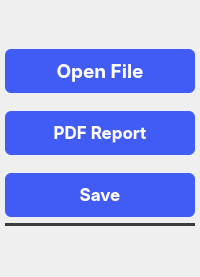
     <widget class="QWidget" name="rightwidget" native="true">
      <layout class="QVBoxLayout" name="verticalLayout">
       <property name="leftMargin">
        <number>5</number>
       </property>
       <property name="topMargin">
        <number>37</number>
       </property>
       <property name="rightMargin">
        <number>5</number>
       </property>
       <item>
        <widget class="QPushButton" name="importButton">
         <property name="font">
          <font>
           <family>-apple-system</family>
           <pointsize>14</pointsize>
           <bold>true</bold>
          </font>
         </property>
         <property name="styleSheet">
          <string notr="true">
  appearance: button;
  backface-visibility: hidden;
  background-color: #405cf5;
  border-radius: 6px;
  border-width: 0;
  box-shadow: rgba(50, 50, 93, .1) 0 0 0 1px inset,rgba(50, 50, 93, .1) 0 2px 5px 0,rgba(0, 0, 0, .07) 0 1px 1px 0;
  box-sizing: border-box;
  color: #fff;
  cursor: pointer;
  font-family: -apple-system,system-ui,&quot;Segoe UI&quot;,Roboto,&quot;Helvetica Neue&quot;,Ubuntu,sans-serif;
  font-size: 100%;
  height: 44px;
  line-height: 1.15;
  margin: 12px 0 0;
  outline: none;
  overflow: hidden;
  padding: 0 10px;
  position: relative;
  text-align: center;
  text-transform: none;
  transform: translateZ(0);
  transition: all .2s,box-shadow .08s ease-in;
  touch-action: manipulation;
  width: 100%;

</string>
         </property>
         <property name="text">
          <string>Open File</string>
         </property>
         <property name="icon">
          <iconset resource="resourrces.qrc">
           <normaloff>Icons/upload-.svg</normaloff>Icons/upload-.svg</iconset>
         </property>
         <property name="iconSize">
          <size>
           <width>25</width>
           <height>25</height>
          </size>
         </property>
        </widget>
       </item>
       <item>
        <widget class="QPushButton" name="reportButton">
         <property name="font">
          <font>
           <family>-apple-system</family>
           <pointsize>-1</pointsize>
           <bold>true</bold>
          </font>
         </property>
         <property name="styleSheet">
          <string notr="true">
  appearance: button;
  backface-visibility: hidden;
  background-color: #405cf5;
  border-radius: 6px;
  border-width: 0;
  box-shadow: rgba(50, 50, 93, .1) 0 0 0 1px inset,rgba(50, 50, 93, .1) 0 2px 5px 0,rgba(0, 0, 0, .07) 0 1px 1px 0;
  box-sizing: border-box;
  color: #fff;
  cursor: pointer;
  font-family: -apple-system,system-ui,&quot;Segoe UI&quot;,Roboto,&quot;Helvetica Neue&quot;,Ubuntu,sans-serif;
  font-size: 17px;
  height: 44px;
  line-height: 1.15;
  margin: 12px 0 0;
  outline: none;
  overflow: hidden;
  padding: 0 10px;
  position: relative;
  text-align: center;
  text-transform: none;
  transform: translateZ(0);
  transition: all .2s,box-shadow .08s ease-in;
  user-select: none;
  -webkit-user-select: none;
  touch-action: manipulation;
  width: 100%;

</string>
         </property>
         <property name="text">
          <string>PDF Report</string>
         </property>
         <property name="icon">
          <iconset resource="resourrces.qrc">
           <normaloff>Icons/book-2-svgrepo-com.svg</normaloff>Icons/book-2-svgrepo-com.svg</iconset>
         </property>
         <property name="iconSize">
          <size>
           <width>25</width>
           <height>25</height>
          </size>
         </property>
        </widget>
       </item>
       <item>
        <widget class="QPushButton" name="saveButton">
         <property name="font">
          <font>
           <family>-apple-system</family>
           <pointsize>-1</pointsize>
           <bold>true</bold>
          </font>
         </property>
         <property name="styleSheet">
          <string notr="true">
  appearance: button;
  backface-visibility: hidden;
  background-color: #405cf5;
  border-radius: 6px;
  border-width: 0;
  box-shadow: rgba(50, 50, 93, .1) 0 0 0 1px inset,rgba(50, 50, 93, .1) 0 2px 5px 0,rgba(0, 0, 0, .07) 0 1px 1px 0;
  box-sizing: border-box;
  color: #fff;
  cursor: pointer;
  font-family: -apple-system,system-ui,&quot;Segoe UI&quot;,Roboto,&quot;Helvetica Neue&quot;,Ubuntu,sans-serif;
  font-size: 17px;
  height: 44px;
  line-height: 1.15;
  margin: 12px 0 0;
  outline: none;
  overflow: hidden;
  padding: 0 10px;
  position: relative;
  text-align: center;
  text-transform: none;
  transform: translateZ(0);
  transition: all .2s,box-shadow .08s ease-in;
  user-select: none;
  -webkit-user-select: none;
  touch-action: manipulation;
  width: 100%;

</string>
         </property>
         <property name="text">
          <string>Save</string>
         </property>
         <property name="icon">
          <iconset resource="resourrces.qrc">
           <normaloff>Icons/save.png</normaloff>Icons/save.png</iconset>
         </property>
         <property name="iconSize">
          <size>
           <width>40</width>
           <height>40</height>
          </size>
         </property>
        </widget>
       </item>
       <item>
        <widget class="Line" name="line_7">
         <property name="styleSheet">
          <string notr="true">/* Line style */

  /* Set the width of the line */
  width: 20px;

  /* Set the height of the line */
  height: 5px;

  /* Set the background color of the line */
  background-color: #3a3b3c;

  /* Set the border of the line */
  border: 10px;

  /* Set the border radius of the line */
  border-radius:5px;



</string>
         </property>
         <property name="orientation">
          <enum>Qt::Horizontal</enum>
         </property>
        </widget>
       </item>
       <item>
        <spacer name="verticalSpacer_2">
         <property name="orientation">
          <enum>Qt::Vertical</enum>
         </property>
         <property name="sizeHint" stdset="0">
          <size>
           <width>20</width>
           <height>40</height>
          </size>
         </property>
        </spacer>
       </item>
      </layout>
     </widget>
